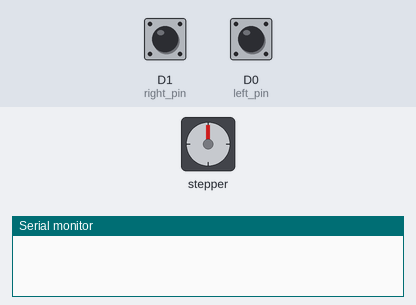
A program run on a simulated ESP8266 (NodeMCU). On the bench: stepper motor, the last lines printed to the serial monitor. Wiring (inferred from the names in the program): stepper motor driver (200 steps per turn assumed): step D2; direction D3. The test bench sets the inputs (shaded band); at power-on: D1 (right_pin) HIGH, D0 (left_pin) LOW.

Above: at 1.2 s.
1.3 s: D1 (right_pin) pulled LOW for 0.15 s
At 2.6 s:
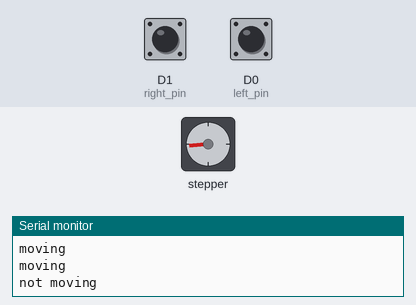
2.9 s: D1 (right_pin) pulled LOW for 1 s
At 4.3 s:
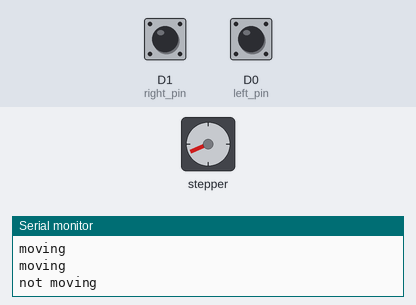
5.4 s: D1 (right_pin) pulled LOW for 0.15 s
At 5.9 s:
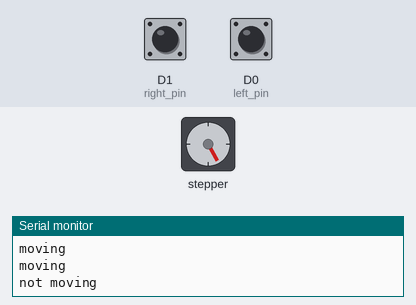
7.0 s: D1 (right_pin) pulled LOW for 3.2 s
At 11.4 s:
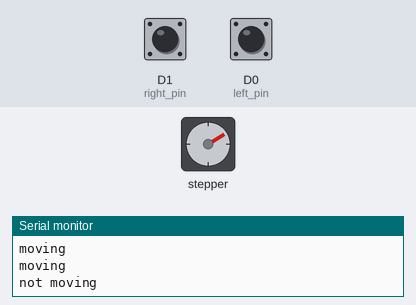
11.7 s: D1 (right_pin) pulled LOW for 0.15 s
At 13.0 s:
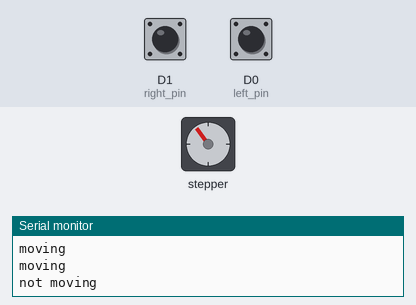
13.3 s: D1 (right_pin) pulled LOW for 1 s
At 14.7 s:
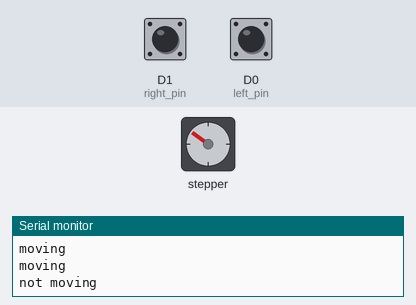
Timing chart, 0 to 16.3 s (numbered marks = the images above; inputs shaded):
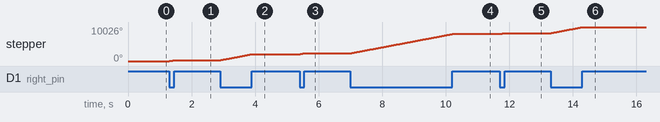

The program:

main.cpp
```cpp
#include <Arduino.h>
#include <Ticker.h>
#include <ESP8266WiFi.h>
//#include <AS5600.h>

#include <AccelStepper.h>

#define stepPin D2
#define dirPin D3

//buttons
#define right_pin D1 //s2
#define left_pin D0  //s3

volatile int stepCounter = 0;

boolean motorMove_step(int steps);
boolean motorMove_rev(float n_rev);
boolean motorMove_linearX(float distance);

#define GearRadius_mm 10
#define StepAngle 1.8
#define StepAngleFactor 1

#define motorFreq 2000 //move step every 1000us ,1000 Hz

#define timer1Tick 0.0000032 //in seconds, because prescaler divider is 256

#define motorTimer_init 1 / (motorFreq * timer1Tick) //motortimerInit * timerTick gives ISR calling time

#define N_rpm(freq) (StepAngle * StepAngleFactor * 60 / 360) * freq
#define n_rev(step) (StepAngle * StepAngleFactor * 60 / 360) * step

boolean motorMove_step(int steps)
{
  if (steps < 0)
  {
    steps = -steps;
    digitalWrite(dirPin, HIGH);
  }
  else
    digitalWrite(dirPin, LOW);

  if (stepCounter >= (2 * steps))
  {
    Serial.println("hi from stop");
    digitalWrite(stepPin, LOW);
    timer1_disable();
    stepCounter = 0;
    return true; //finished
  }              //stop timer
  else
  {
    if (stepCounter == 0)
    { //start timer
      Serial.println("hi from start");
      timer1_enable(TIM_DIV256, TIM_EDGE, TIM_SINGLE);
      timer1_write(motorTimer_init);
    }
    Serial.println("hi");

    return false; //still moving
  }
}

boolean motorMove_rev(float n_rev)
{
  return motorMove_step((int)(n_rev * 360 / (StepAngle * StepAngleFactor)));
}

void motor_buttons(void)
{
  bool move = 0;
  if(digitalRead(right_pin))return;
  if(digitalRead(left_pin)){move =1 ;digitalWrite(dirPin, LOW);}
  if(!digitalRead(right_pin)){move =1 ;digitalWrite(dirPin, HIGH);}
  while (digitalRead(left_pin)||(!digitalRead(right_pin)))
  {
    if (move)
    {
      timer1_enable(TIM_DIV256, TIM_EDGE, TIM_SINGLE);
      timer1_write(motorTimer_init);
      move =0 ;//
    }

   Serial.println("moving");

  }
  timer1_disable();
  stepCounter = 0;
  Serial.println("not moving");
}

void IRAM_ATTR motorMove_timer()
{
  stepCounter++;
  digitalWrite(stepPin, !(digitalRead(stepPin))); //pulsing
  timer1_write(motorTimer_init);
}

void setup()
{
  Serial.begin(9600);
  delay(10);
  // Sets the two pins as Outputs
  pinMode(right_pin, INPUT_PULLUP);
  pinMode(left_pin, INPUT_PULLDOWN_16);

  pinMode(stepPin, OUTPUT);
  pinMode(dirPin, OUTPUT);

  digitalWrite(stepPin, LOW);
  digitalWrite(dirPin, LOW);

  timer1_isr_init();
  timer1_attachInterrupt(motorMove_timer);
}

void loop()
{
  motor_buttons();
  /*
  if (motorMove_rev(3.5))
  {
    while (1)
    {
      Serial.println("finished!");
    }
  }
  */
}

/*
// Include the AccelStepper Library
#include <AccelStepper.h>


// Define motor interface type
#define motorInterfaceType 1

// Creates an instance
AccelStepper myStepper(motorInterfaceType, stepPin, dirPin);

void setup() {
	// set the maximum speed, acceleration factor,
	// initial speed and the target position
	myStepper.setMaxSpeed(1000);
	myStepper.setAcceleration(50);
	myStepper.setSpeed(1000);
	myStepper.moveTo(10000);
}

void loop() {
	// Change direction once the motor reaches target position
	if (myStepper.distanceToGo() == 0)
		myStepper.moveTo(-myStepper.currentPosition());

	// Move the motor one step
	myStepper.run();
}
*/
```

Measured:
- after the input at 1.3 s, stepper: turns 264° clockwise in 0.16 s, starting at once
- after the input at 2.9 s, stepper: turns 1782° clockwise in 1.0 s, starting at once
- after the input at 5.4 s, stepper: turns 265° clockwise in 0.16 s, starting at once
- after the input at 7.0 s, stepper: turns 5668° clockwise in 3.2 s, starting at once
- after the input at 11.7 s, stepper: turns 265° clockwise in 0.16 s, starting at once
- after the input at 13.3 s, stepper: turns 1782° clockwise in 1.0 s, starting at once
